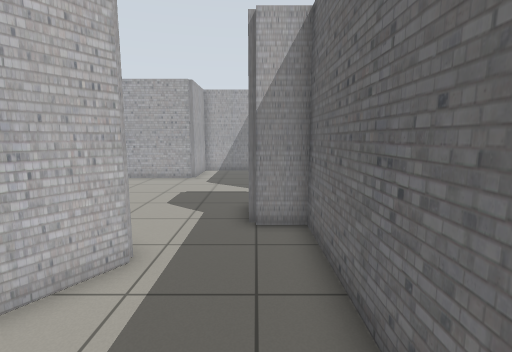
View 1 (above)

22 first-person views from a walk through a robot-simulator world made for Gazebo. The camera is 1.2 m above the floor, tilts 8° down and sees 85° across. The floor is counted in squares, 0.5 m on a side. Each view is taken from the middle of a square. On the plan, view 1 faces up. The plan holds only what a view shows up to about 18 squares ahead; the rest is blank. The place goes on beyond the plan.

View 2
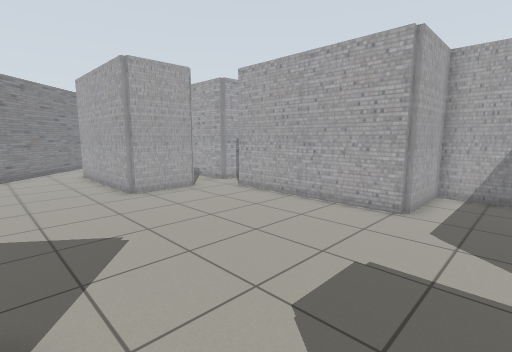

View 3
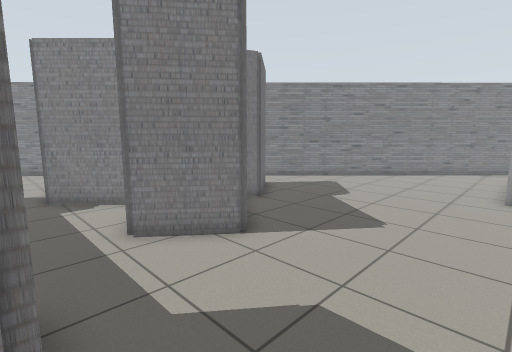

View 4
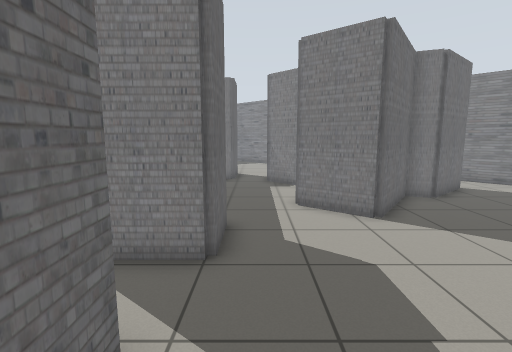

View 5
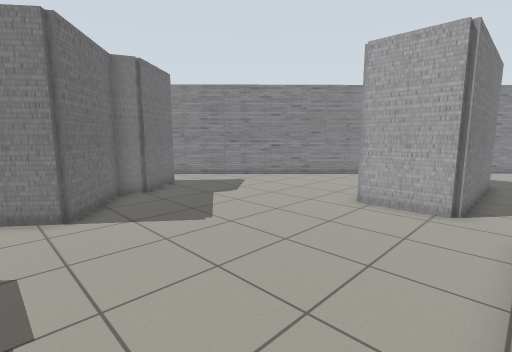

View 6
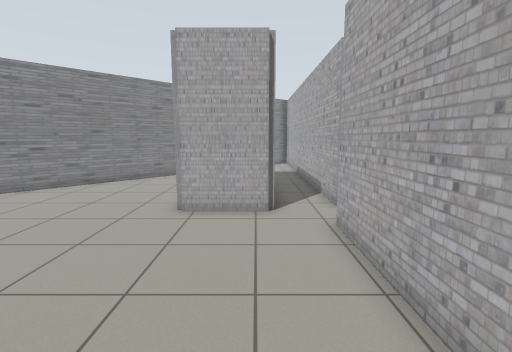

View 7
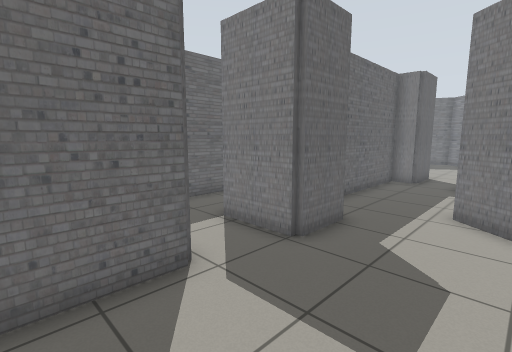

View 8
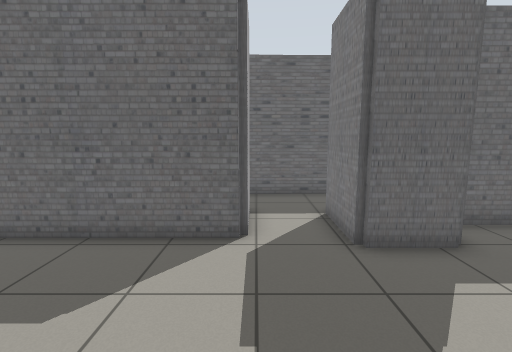

View 9
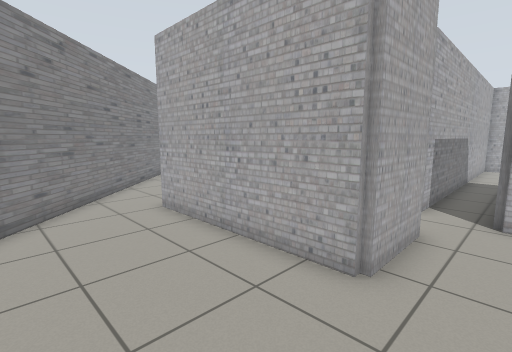

View 10
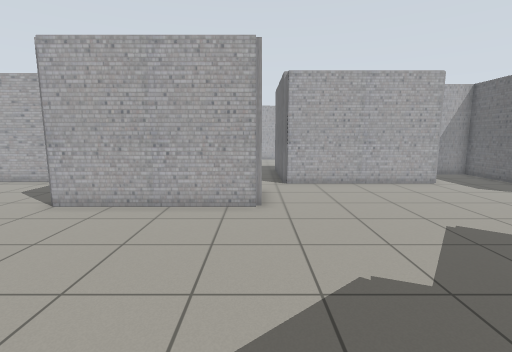

View 11
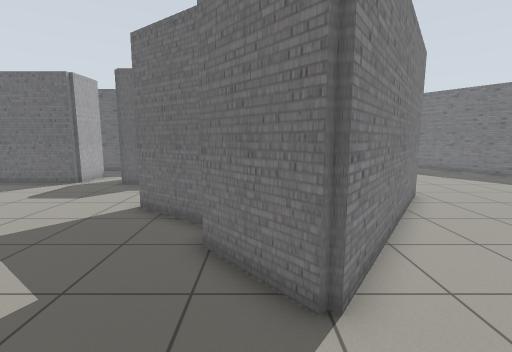

View 12
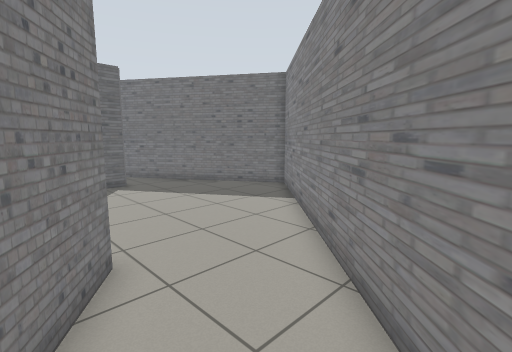

View 13
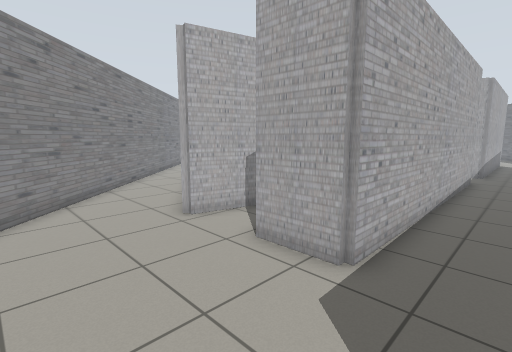

View 14
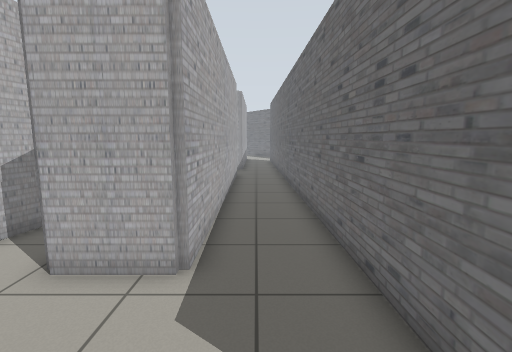

View 15
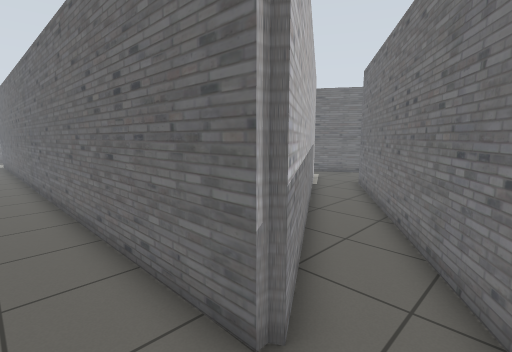

View 16
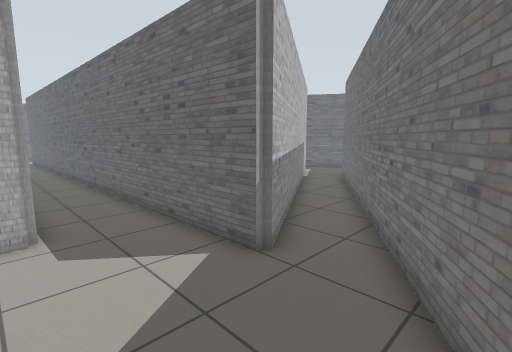

View 17
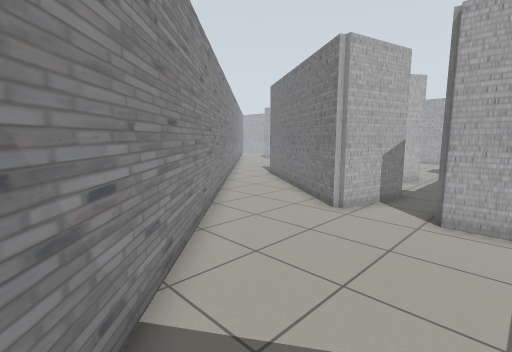

View 18
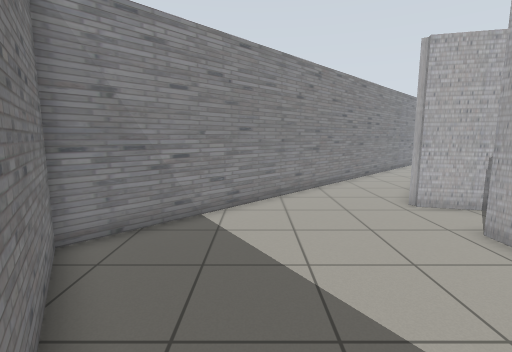

View 19
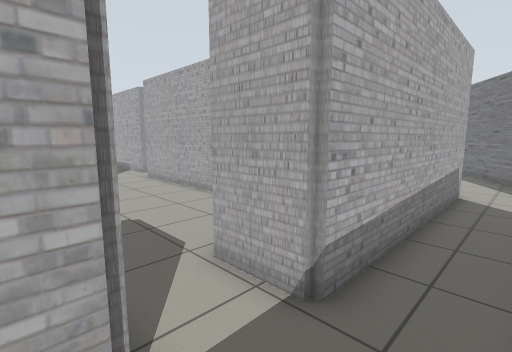

View 20
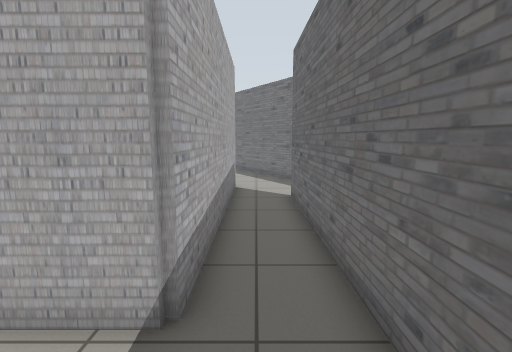

View 21
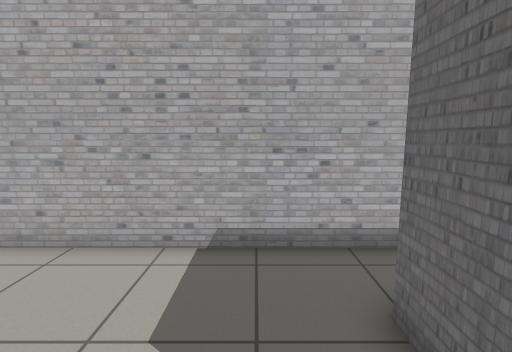

View 22
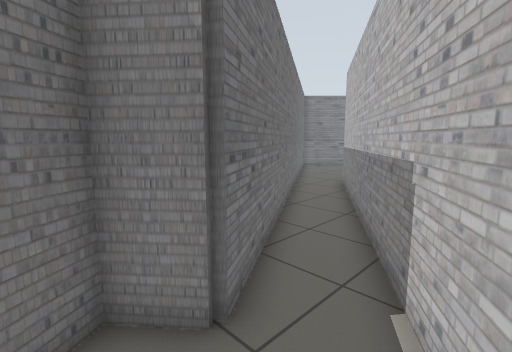

### Floor plan
Points are (right, up) in squares from view 1. A wall is a line through its corners. A room is listed if a view was taken in it or the views show most of it. See-through windows are left out.
Room 1 (view 1)
walls: (-3.6, 1.9) (-1.6, -0.1) (-2.5, -3.7); (-2.3, 5.2) (-3.5, 3.5); (0.2, -3.4) (0.2, -0.8) (1.4, -0.8) (1.4, 7.4) (-0.2, 7.4)
ways out: opening at (-1.5, 6.5) to room 2; opening at (-1, -3) to room 3
Room 2 (views 2, 3, 4, 5, 6, 7, 8, 9, 10, 11)
walls: (-12.8, 14.6) (-12.8, 11.4) (-20, 11.4); (-9.7, 1.3) (-10.7, 2) (-8, 4.2) (-7.1, 3.8) (-4.6, 7.1) (-2.3, 5.2); (-0.2, 7.4) (-0.2, 9.8) (2.8, 9.8); (-3.6, 19.6) (-3.6, 16.2) (-11.6, 16.2) (-11.6, 17.9); (3, 12.2) (0.4, 12.2) (0.4, 19.6); (-21.4, 8.9) (-11.3, -1.1)
ways out: opening at (-1.5, 6.5) to room 1; opening at (-11, 0) to room 3; opening at (2, 11) to room 3; opening at (-21, 10) to room 4; opening at (-13, 16) to room 4
Room 3 (views 12, 13, 14, 15, 16, 17, 18, 19, 20)
walls: (-2.5, -3.7) (-9.7, 1.3); (6, -7.1) (5.4, 19.6); (7, -6.7) (6.2, -7.2); (-11.3, -1.1) (1.2, -13.3) (7.9, -9); (2.8, 9.8) (2.8, -3.4) (0.2, -3.4); (3, 19.6) (3, 12.2)
ways out: opening at (-1, -3) to room 1; opening at (-11, 0) to room 2; opening at (2, 11) to room 2; opening at (8, -8) to room 5
Room 4 (view 21)
walls: (-20.2, 12.7) (-20.2, 14.6) (-12.8, 14.6); (-27.5, 14.8) (-21.4, 8.9); (-13.4, 16.8) (-27.5, 16.8)
ways out: opening at (-21, 10) to room 2; opening at (-13, 16) to room 2
Room 5 (view 22)
walls: (18.1, 0.2) (7, -6.7); (7.9, -9) (18, -2.5) (19, -3.7) (20, -3.1)
ways out: opening at (8, -8) to room 3

Where each view was taken, in squares from view 1:
view 1: 0 up, 0 right, facing up
view 2: 7 up, 1 left, facing up-left
view 3: 12 up, 0 right, facing down-left
view 4: 15 up, 1 left, facing down
view 5: 16 up, 3 left, facing down-left
view 6: 14 up, 4 left, facing left
view 7: 15 up, 4 left, facing down-right
view 8: 12 up, 6 left, facing right
view 9: 7 up, 11 left, facing up-left
view 10: 2 up, 13 left, facing up
view 11: 3 up, 14 left, facing right
view 12: 2 down, 8 left, facing down-right
view 13: 8 down, 5 right, facing up-left
view 14: 8 down, 4 right, facing up
view 15: 9 down, 4 right, facing up-right
view 16: 11 down, 2 right, facing up-right
view 17: 12 down, 2 right, facing up-left
view 18: 9 down, 7 right, facing left
view 19: 9 up, 5 right, facing up-left
view 20: 9 up, 4 right, facing up
view 21: 11 up, 22 left, facing up
view 22: 0 up, 20 right, facing down-left
